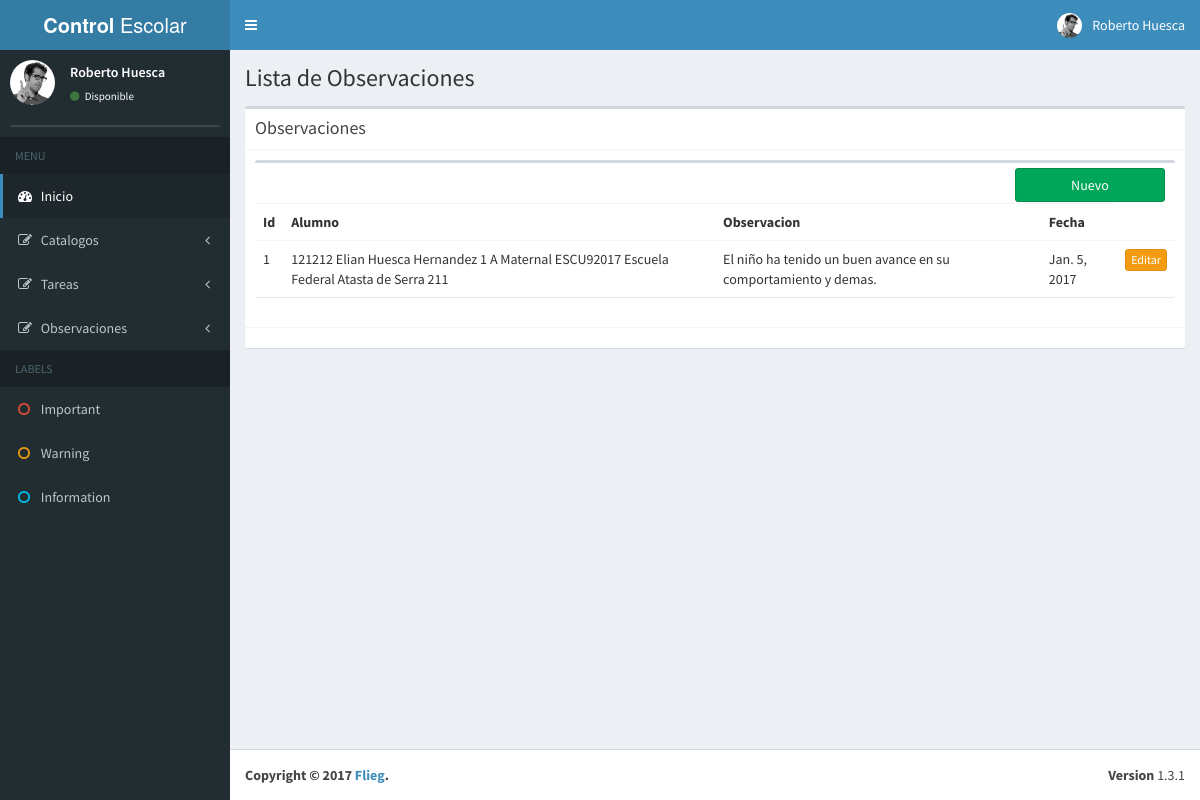
Page /observaciones/ on the committed database.
### Control/models.py (models this page shows, shortened)
class Observacion(models.Model):
	fecha = models.DateField()
	observacion = models.TextField()
	alumno = models.ForeignKey(Alumno)

### Catalogos/models.py (models this page shows)
@python_2_unicode_compatible
class Alumno(models.Model):
	matricula = models.CharField(max_length=20)
	id_persona = models.ForeignKey(Persona)
	grupo = models.ForeignKey(Grupo)
	escuela = models.ForeignKey(Escuela)
	def __str__(self):
		return '%s %s %s %s' % (self.matricula, self.id_persona, self.grupo,
			self.escuela)

class Persona(models.Model):
	nombre = models.CharField(max_length=55)
	paterno = models.CharField(max_length=20)
	materno = models.CharField(max_length=20)
	fecha_nacimiento = models.DateField()
	genero = models.ForeignKey(Genero)
	def __str__(self):
		return '%s %s %s' % (self.nombre, self.paterno, self.materno,
			)

@python_2_unicode_compatible
class Grupo(models.Model):
	id_grado = models.ForeignKey(Grado)
	id_escuela = models.ForeignKey(Escuela)
	id_ciclo = models.ForeignKey(CicloEscolar)
	id_nivel = models.ForeignKey(NivelEducativo)
	grupo = models.CharField(max_length=20)
	def __str__(self):
		return '%s %s %s' % (self.id_grado, self.grupo, self.id_nivel)

class Grado(models.Model):
	grado = models.IntegerField()
	def __str__(self):
		return '%d' % self.grado

@python_2_unicode_compatible
class NivelEducativo(models.Model):
	escuela = models.ForeignKey(Escuela)
	nivel = models.CharField(max_length=25)
	def __str__(self):
		return '%s' % ( self.nivel)

class Escuela(models.Model):
	folio = models.CharField(max_length=50)
	nombre = models.CharField(max_length=250)
	direccion = models.CharField(max_length=250)
	def __str__(self):
		return '%s %s %s' % (self.folio, self.nombre, self.direccion)

### Control/views.py (the view)
# urls.py: url(r'^observaciones/$',ListaObservacion.as_view()
class ListaObservacion(ListView):
	model = Observacion

### Control/templates/Control/observacion_list.html (shortened to what this page needs)
{% extends 'base.html' %}
{% block content %}
    <section class="content-header">
      <h1>
        Lista de Observaciones
      </h1>
    </section>
    <section class="content">
      <div class="box">
        <div class="box-header with-border">
          <h3 class="box-title">Observaciones</h3>
        </div>
        <div class="box-body">
          <div class="row">
        <div class="col-xs-12">
          <div class="box">
            <div class="box-header">
              <div class="box-tools">
                <div class="input-group input-group-sm" style="width: 150px;">
                   <button type="button" class="btn btn-block btn-success"><a href="/observaciones/nuevo/">Nuevo</a></button>
                </div>
              </div>
            </div>
            <div class="box-body table-responsive no-padding">
              <table class="table table-hover">
                <tr>
                  <th>Id</th>
                  <th>Alumno</th>
                  <th>Observacion</th>
                  <th>Fecha</th>
                </tr>
              {% for obs in object_list %}
                <tr>
                  <td>{{ obs.id }}</td>
                  <td>{{ obs.alumno }}</td>
                  <td>{{ obs.observacion }}</td>
                  <td>{{ obs.fecha }}</td>
                  <td>   <button type="button" class="btn btn-block btn-warning btn-xs"><a href="{% url "control:editar-observacion" obs.id %}">Editar</a></button></td>
                </tr>
              {% endfor %}
              </table>
            </div>
          </div>
        </div>
      </div>
        </div>
        <div class="box-footer">
        </div>
      </div>
    </section>
{% endblock %}

### static/styles.css (style rules this page uses)
button a { color: #fff; }

### rows in the picture
Observacion: id "1", alumno "121212 Elian Huesca Hernandez 1 A Maternal ESCU92017 Escuela Federal Atasta de Serra 211", observacion "El niño ha tenido un buen avance en su comportamiento y demas.", fecha "Jan. 5, 2017"
